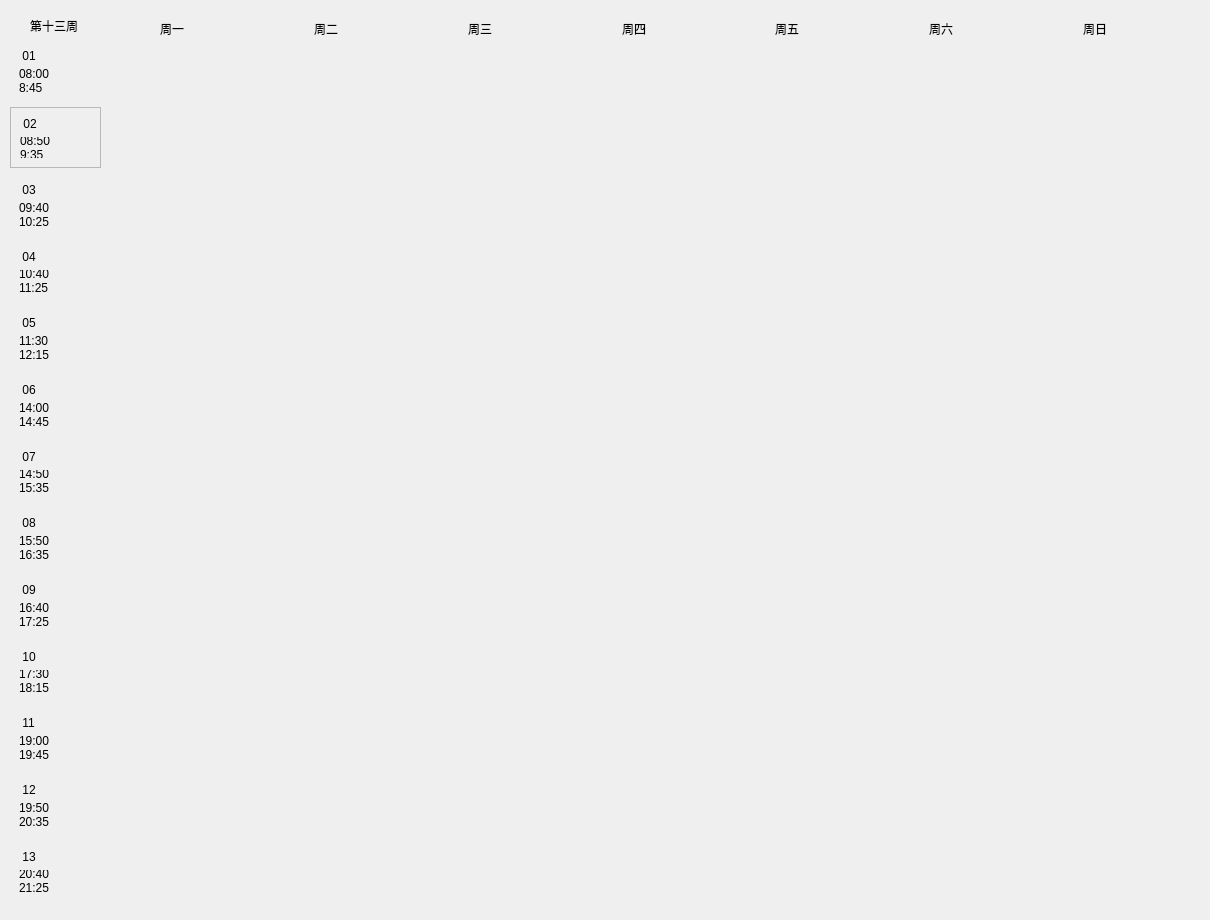
   <widget class="QWidget" name="page13">
    <widget class="QWidget" name="widget_193" native="true">
     <property name="geometry">
      <rect>
       <x>10</x>
       <y>0</y>
       <width>1191</width>
       <height>911</height>
      </rect>
     </property>
     <widget class="QLabel" name="firstweek_13">
      <property name="geometry">
       <rect>
        <x>20</x>
        <y>10</y>
        <width>101</width>
        <height>31</height>
       </rect>
      </property>
      <property name="styleSheet">
       <string notr="true">font: 12pt &quot;微软雅黑&quot;;</string>
      </property>
      <property name="text">
       <string>第十三周</string>
      </property>
     </widget>
     <widget class="QWidget" name="widget_194" native="true">
      <property name="geometry">
       <rect>
        <x>0</x>
        <y>40</y>
        <width>91</width>
        <height>861</height>
       </rect>
      </property>
      <layout class="QVBoxLayout" name="verticalLayout_169">
       <item>
        <widget class="QWidget" name="widget_195" native="true">
         <layout class="QVBoxLayout" name="verticalLayout_170">
          <item>
           <widget class="QLabel" name="num1_13">
            <property name="styleSheet">
             <string notr="true">font: rgb(32, 48, 126);
font: 12pt &quot;隶书&quot;;</string>
            </property>
            <property name="text">
             <string> 01</string>
            </property>
           </widget>
          </item>
          <item>
           <widget class="QLabel" name="first_13">
            <property name="text">
             <string>08:00
8:45</string>
            </property>
            <property name="scaledContents">
             <bool>false</bool>
            </property>
           </widget>
          </item>
         </layout>
        </widget>
       </item>
       <item>
        <widget class="QFrame" name="frame_13">
         <property name="frameShape">
          <enum>QFrame::StyledPanel</enum>
         </property>
         <property name="frameShadow">
          <enum>QFrame::Raised</enum>
         </property>
         <layout class="QVBoxLayout" name="verticalLayout_171">
          <item>
           <widget class="QLabel" name="num2_13">
            <property name="styleSheet">
             <string notr="true">font: rgb(32, 48, 126);
font: 12pt &quot;隶书&quot;;</string>
            </property>
            <property name="text">
             <string> 02</string>
            </property>
           </widget>
          </item>
          <item>
           <widget class="QLabel" name="second_13">
            <property name="text">
             <string>08:50
9:35</string>
            </property>
           </widget>
          </item>
         </layout>
        </widget>
       </item>
       <item>
        <widget class="QWidget" name="widget_196" native="true">
         <layout class="QVBoxLayout" name="verticalLayout_172">
          <item>
           <widget class="QLabel" name="num3_13">
            <property name="styleSheet">
             <string notr="true">font: 12pt &quot;隶书&quot;;</string>
            </property>
            <property name="text">
             <string> 03</string>
            </property>
           </widget>
          </item>
          <item>
           <widget class="QLabel" name="third_13">
            <property name="text">
             <string>09:40
10:25</string>
            </property>
           </widget>
          </item>
         </layout>
        </widget>
       </item>
       <item>
        <widget class="QWidget" name="widget_197" native="true">
         <layout class="QVBoxLayout" name="verticalLayout_173">
          <item>
           <widget class="QLabel" name="num4_13">
            <property name="styleSheet">
             <string notr="true">font: 12pt &quot;隶书&quot;;</string>
            </property>
            <property name="text">
             <string> 04</string>
            </property>
           </widget>
          </item>
          <item>
           <widget class="QLabel" name="forth_13">
            <property name="text">
             <string>10:40
11:25</string>
            </property>
           </widget>
          </item>
         </layout>
        </widget>
       </item>
       <item>
        <widget class="QWidget" name="widget_198" native="true">
         <layout class="QVBoxLayout" name="verticalLayout_174">
          <item>
           <widget class="QLabel" name="num5_13">
            <property name="styleSheet">
             <string notr="true">font: 12pt &quot;隶书&quot;;</string>
            </property>
            <property name="text">
             <string> 05</string>
            </property>
           </widget>
          </item>
          <item>
           <widget class="QLabel" name="fifth_13">
            <property name="text">
             <string>11:30
12:15</string>
            </property>
           </widget>
          </item>
         </layout>
        </widget>
       </item>
       <item>
        <widget class="QWidget" name="widget_199" native="true">
         <layout class="QVBoxLayout" name="verticalLayout_175">
          <item>
           <widget class="QLabel" name="num6_13">
            <property name="styleSheet">
             <string notr="true">font: 12pt &quot;隶书&quot;;</string>
            </property>
            <property name="text">
             <string> 06</string>
            </property>
           </widget>
          </item>
          <item>
           <widget class="QLabel" name="sixth_13">
            <property name="text">
             <string>14:00
14:45</string>
            </property>
           </widget>
          </item>
         </layout>
        </widget>
       </item>
       <item>
        <widget class="QWidget" name="widget_200" native="true">
         <layout class="QVBoxLayout" name="verticalLayout_176">
          <item>
           <widget class="QLabel" name="num7_13">
            <property name="styleSheet">
             <string notr="true">font: 12pt &quot;隶书&quot;;</string>
            </property>
            <property name="text">
             <string> 07</string>
            </property>
           </widget>
          </item>
          <item>
           <widget class="QLabel" name="seventh_13">
            <property name="text">
             <string>14:50
15:35</string>
            </property>
           </widget>
          </item>
         </layout>
        </widget>
       </item>
       <item>
        <widget class="QWidget" name="widget_201" native="true">
         <layout class="QVBoxLayout" name="verticalLayout_177">
          <item>
           <widget class="QLabel" name="num8_13">
            <property name="styleSheet">
             <string notr="true">font: 12pt &quot;隶书&quot;;</string>
            </property>
            <property name="text">
             <string> 08</string>
            </property>
           </widget>
          </item>
          <item>
           <widget class="QLabel" name="eighth_13">
            <property name="text">
             <string>15:50
16:35</string>
            </property>
           </widget>
          </item>
         </layout>
        </widget>
       </item>
       <item>
        <widget class="QWidget" name="widget_202" native="true">
         <layout class="QVBoxLayout" name="verticalLayout_178">
          <item>
           <widget class="QLabel" name="num9_13">
            <property name="styleSheet">
             <string notr="true">font: 12pt &quot;隶书&quot;;</string>
            </property>
            <property name="text">
             <string> 09</string>
            </property>
           </widget>
          </item>
          <item>
           <widget class="QLabel" name="ninth_13">
            <property name="text">
             <string>16:40
17:25</string>
            </property>
           </widget>
          </item>
         </layout>
        </widget>
       </item>
       <item>
        <widget class="QWidget" name="widget_203" native="true">
         <layout class="QVBoxLayout" name="verticalLayout_179">
          <item>
           <widget class="QLabel" name="num10_13">
            <property name="styleSheet">
             <string notr="true">font: 12pt &quot;隶书&quot;;</string>
            </property>
            <property name="text">
             <string> 10</string>
            </property>
           </widget>
          </item>
          <item>
           <widget class="QLabel" name="tenth_13">
            <property name="text">
             <string>17:30
18:15</string>
            </property>
           </widget>
          </item>
         </layout>
        </widget>
       </item>
       <item>
        <widget class="QWidget" name="widget_204" native="true">
         <layout class="QVBoxLayout" name="verticalLayout_180">
          <item>
           <widget class="QLabel" name="num11_13">
            <property name="styleSheet">
             <string notr="true">font: 12pt &quot;隶书&quot;;</string>
            </property>
            <property name="text">
             <string> 11</string>
            </property>
           </widget>
          </item>
          <item>
           <widget class="QLabel" name="eleventh_13">
            <property name="text">
             <string>19:00
19:45</string>
            </property>
           </widget>
          </item>
         </layout>
        </widget>
       </item>
       <item>
        <widget class="QWidget" name="widget_205" native="true">
         <layout class="QVBoxLayout" name="verticalLayout_181">
          <item>
           <widget class="QLabel" name="num12_13">
            <property name="styleSheet">
             <string notr="true">font: 12pt &quot;隶书&quot;;</string>
            </property>
            <property name="text">
             <string> 12</string>
            </property>
           </widget>
          </item>
          <item>
           <widget class="QLabel" name="twelfth_13">
            <property name="text">
             <string>19:50
20:35</string>
            </property>
           </widget>
          </item>
         </layout>
        </widget>
       </item>
       <item>
        <widget class="QWidget" name="widget_206" native="true">
         <layout class="QVBoxLayout" name="verticalLayout_182">
          <item>
           <widget class="QLabel" name="num13_13">
            <property name="styleSheet">
             <string notr="true">font: 12pt &quot;隶书&quot;;</string>
            </property>
            <property name="text">
             <string> 13</string>
            </property>
           </widget>
          </item>
          <item>
           <widget class="QLabel" name="thirteenth_13">
            <property name="text">
             <string>20:40
21:25</string>
            </property>
           </widget>
          </item>
         </layout>
        </widget>
       </item>
      </layout>
     </widget>
     <widget class="QWidget" name="widget_207" native="true">
      <property name="geometry">
       <rect>
        <x>150</x>
        <y>10</y>
        <width>1071</width>
        <height>37</height>
       </rect>
      </property>
      <property name="styleSheet">
       <string notr="true">font: 12pt &quot;隶书&quot;;</string>
      </property>
      <layout class="QHBoxLayout" name="horizontalLayout_13">
       <item>
        <widget class="QLabel" name="mon_13">
         <property name="text">
          <string>周一</string>
         </property>
        </widget>
       </item>
       <item>
        <widget class="QLabel" name="tue_13">
         <property name="text">
          <string>周二</string>
         </property>
        </widget>
       </item>
       <item>
        <widget class="QLabel" name="wed_13">
         <property name="text">
          <string>周三</string>
         </property>
        </widget>
       </item>
       <item>
        <widget class="QLabel" name="thu_13">
         <property name="text">
          <string>周四</string>
         </property>
        </widget>
       </item>
       <item>
        <widget class="QLabel" name="fri_13">
         <property name="text">
          <string>周五</string>
         </property>
        </widget>
       </item>
       <item>
        <widget class="QLabel" name="sat_13">
         <property name="text">
          <string>周六</string>
         </property>
        </widget>
       </item>
       <item>
        <widget class="QLabel" name="sun_13">
         <property name="text">
          <string>周日</string>
         </property>
        </widget>
       </item>
      </layout>
     </widget>
     <widget class="QWidget" name="widget_208" native="true">
      <property name="geometry">
       <rect>
        <x>100</x>
        <y>50</y>
        <width>1061</width>
        <height>851</height>
       </rect>
      </property>
     </widget>
    </widget>
   </widget>
